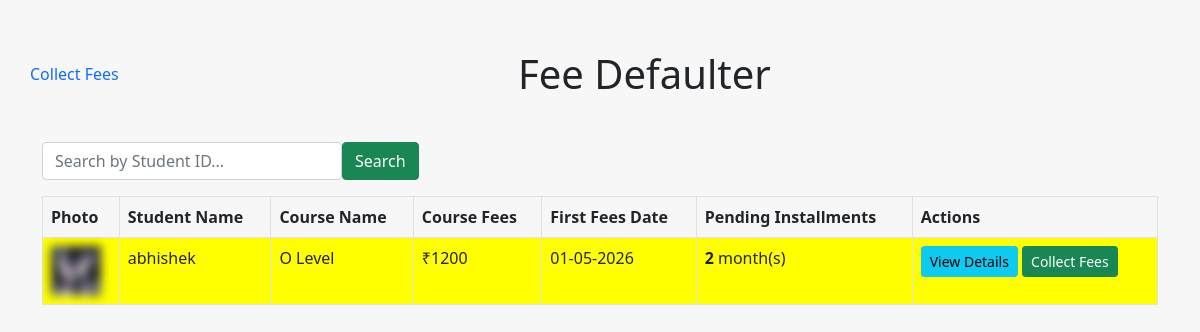
/fees-defaulter-list/, run on an earlier commit of the app's database.
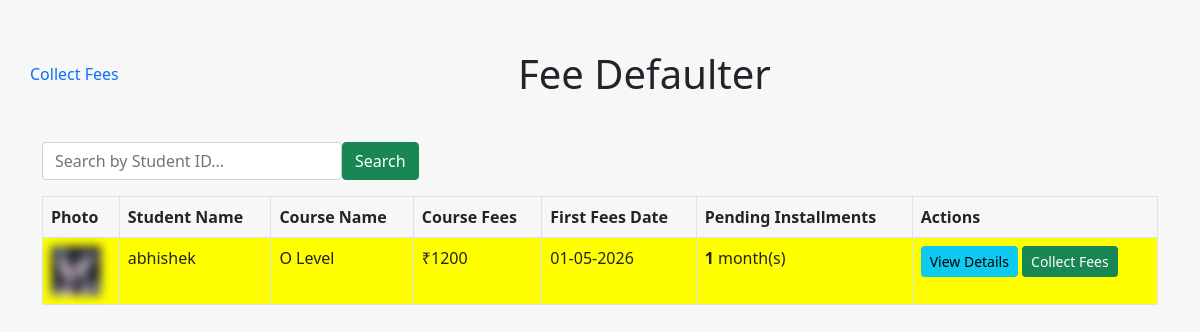
And on a later commit of the database.
### fees/models.py (models this page shows, shortened)
class Student(models.Model):
    COURSE_NAME=[
        ('python','Python Full Stack '),
        ('wd','Web Development'),
        ('olevel','O Level'),
        ('adca','ADCA'),
        ('dca','dca'),
        ('dtp', 'DTP'),
        ('dcfa','dcfa'),
        ('ccc','ccc'),
        ('excel','excel'),
        ('tally','tally'),
        ('word','word'),
        ('typing','typing'),
    ]
    COURSE_FEES = {
        'python': 12000,
        'wd': 3000,
        'olevel': 1200,
        'adca':500,
        'dca':500,
        'dtp':500,
        'dcfa':500,
        'ccc':800,
        'excel':1000,
        'tally':1000,
        'word':1000,
        'typing':400,
    }
    student_name=models.CharField(max_length=100)
    father_name=models.CharField(max_length=100)
    dob=models.DateField(blank=False)
    email=models.EmailField(max_length=50,unique=True)
    registration_date=models.DateField(auto_now_add=True,blank=False)
    phone_number=models.CharField(max_length=10)
    Student_id=models.CharField(max_length=100,unique=True)
    fees_date=models.DateField(blank=False)
    course_name=models.CharField(max_length=50,choices=COURSE_NAME)
    course_fees=models.CharField()
    installment_no=models.CharField(max_length=12)
    student_img=models.ImageField(
    upload_to='student_photo/',
    blank=True,
    null=True
)

### fees/views.py (the view)
# urls.py: path('fees-defaulter-list/', views.defaulter, name="defaulter"),
def defaulter(request):
    search_query = request.GET.get('q', '').strip()
    today = timezone.now().date()
    defaulters = []
    students = Student.objects.all()
    if search_query:
        students = students.filter(Student_id__icontains=search_query)
    else:
        unpaid_only = []
        for student in students:
            installments = student.installments.order_by('fees_date')
            if not installments.exists():
                continue
            first_date = installments.first().fees_date
            months_passed = (today.year - first_date.year) * 12 + (today.month - first_date.month) + 1
            expected_installments = months_passed
            paid_installments = installments.count()
            pending = expected_installments - paid_installments
            if pending > 0:
                unpaid_only.append((student, pending))  # store with pending count
        unpaid_only.sort(key=lambda x: x[1], reverse=True)
        students = [stu for stu, _ in unpaid_only]
    for student in students:
        installments = student.installments.order_by('fees_date')
        if not installments.exists():
            continue
        first_date = installments.first().fees_date
        months_passed = (today.year - first_date.year) * 12 + (today.month - first_date.month) + 1
        expected_installments = months_passed
        paid_installments = installments.count()
        pending = expected_installments - paid_installments
        if pending <= 0:
            color = "lightgreen" if search_query else None
        elif pending >= 5:
            color = "red"
        elif pending >= 3:
            color = "orange"
        else:
            color = "yellow"
        if color:  # skip fully paid on default load
            defaulters.append({'student': student, 'pending': pending, 'color': color})
    return render(request, 'defaulter.html', {
        'defaulters': defaulters,
        'search_query': search_query
    })

### templates/defaulter.html (shortened to what this page needs)
{% load static %}
<!DOCTYPE html>
<html lang="en">
<head>
  <link rel="stylesheet" href="{% static 'css/bootstrap.css' %}">
</head>
<body>
     <div class="d-flex justify-content-between align-items-center top-text" style="padding: 50px 30px 20px 30px;">
  <span>
    <a href="{% url 'fees' %}" class="nav-link p-0">Collect Fees</a>
  </span>
  <h1 class="m-0 mx-auto text-center fs-1 fs-sm-3">Fee Defaulter</h1>
</div>
   <div class="container mt-4">
    <div style="position: relative;">
        <form method="GET" class="d-flex">
            <input type="text" id="student-search" placeholder="Search by Student ID..."
                   class="form-control" style="max-width: 300px;" autocomplete="off">
            <button type="submit" class="btn btn-success"> Search</button>
        </form>
    </div>
    <div class="table-responsive">
        <table class="table table-bordered table-hover mt-3">
            <thead>
                <tr>
                    <th>Photo</th>
                    <th>Student Name</th>
                    <th class="d-none d-md-table-cell">Course Name</th>
                    <th class="d-none d-md-table-cell">Course Fees</th>
                    <th class="d-none d-md-table-cell">First Fees Date</th>
                    <th>Pending Installments</th>
                    <th>Actions</th>
                </tr>
            </thead>
            <tbody>
                {% for entry in defaulters %}
                <tr style="background-color: {{ entry.color }}">
                    <td>
                        {% if entry.student.student_img %}
                            <img src="{{ entry.student.student_img.url }}" style="width:50px;height:50px;filter: blur(5px);">
                        {% else %} No Photo {% endif %}
                    </td>
                    <td>{{ entry.student.student_name }}</td>
                    <td class="d-none d-md-table-cell">{{ entry.student.get_course_name_display }}</td>
                    <td class="d-none d-md-table-cell">₹{{ entry.student.course_fees }}</td>
                    <td class="d-none d-md-table-cell">{{ entry.student.fees_date|date:"d-m-Y" }}</td>
                    <td><strong>{{ entry.pending }}</strong> month(s)</td>
                    <td>
                        <div class="d-none d-md-block">
                            <a href="{% url 'student_detail' entry.student.pk %}" class="btn btn-info btn-sm">View Details</a>
                            <a href="{% url 'collect_fees' entry.student.pk %}" class="btn btn-success btn-sm">Collect Fees</a>
                        </div>
                    </td>
                </tr>
                {% empty %}
                <tr>
                    <td colspan="7" class="text-center">No defaulters found</td>
                </tr>
                {% endfor %}
            </tbody>
        </table>
    </div>
</div>
</body>
</html>

What changed in the data, as far as the page shows it:
changed Student "abhishek": pending "2" → "1"
